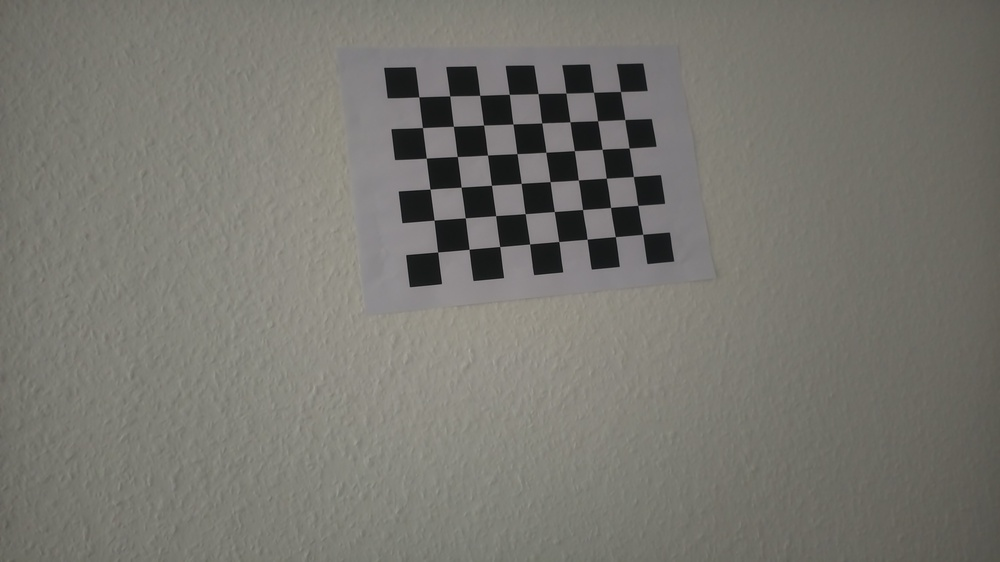
#> input picture Data/Calibration_data/using/IMG_23_2024-04-25_14-33-05.jpg, 1000 x 562 px, shrunk from 4608 x 2592 before the run, given in place of Calibration_data, which was not available
$ jupyter execute --allow-errors test.ipynb
#> lines starting #> are read from the running program, lines starting #| are printed output that depends on the picture; after the words box and inside, x2 and y2 are one past the last pixel; in counts of white or black regions, pixels touching at a corner belong together
[cell 1]
import cv2
import numpy as np
import matplotlib.pyplot as plt
import os
import copy

[cell 2]
import os
import matplotlib.animation as animation

list_imgs = os.listdir("data/")

# img_threshs = np.zeros((687, 465,len(list_imgs)))
img_threshs = []

# fig, ax = plt.subplots()

i = 0
# for img in list_imgs:
img_ = list_imgs[i]
image = cv2.imread(os.path.join("data/",img_), cv2.IMREAD_COLOR)
#> image is the input picture: shape (562, 1000, 3); mean B, G, R 111.5, 118.1, 119.5
# img = image.copy()
# img = cv2.medianBlur(image,5)
img_gray = cv2.cvtColor(image, cv2.COLOR_BGR2GRAY)
_, thresh = cv2.threshold(img_gray, int(img_gray.max()/2), img_gray.max(), 0)
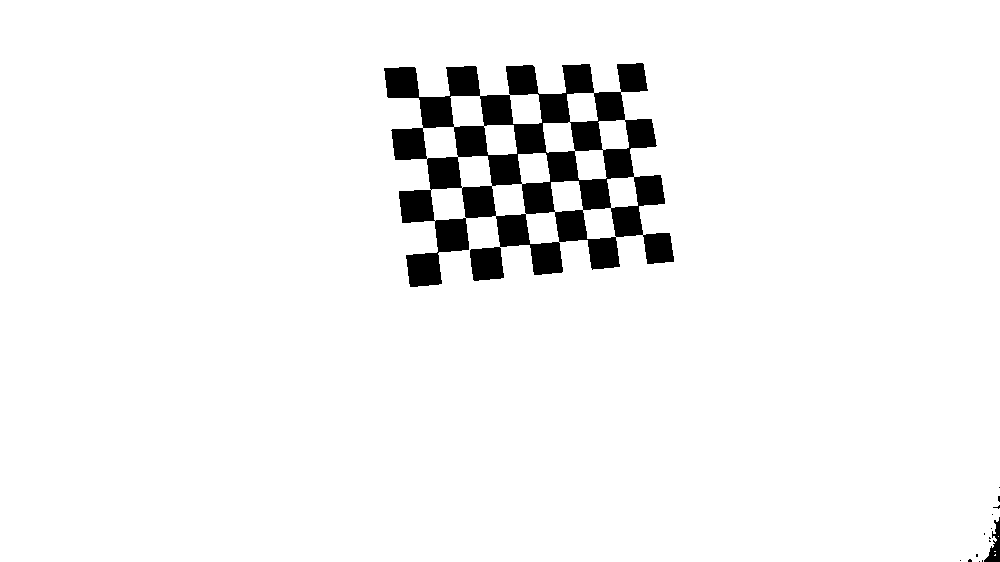
#> thresh: shape (562, 1000); values 0 (black) and 169 (white), 94.9% white; 15 black regions (13 under 20 px), largest, box (x1, y1, x2, y2) and area: (384, 63, 674, 287) 28243, (984, 517, 1000, 562) 315
# plt.imshow(img)
circles = cv2.HoughCircles(thresh,cv2.HOUGH_GRADIENT,2,20,
                        param1=50,param2=30,minRadius=95,maxRadius=110)
#> circles = None
if circles is None:
    print("Failed")
else:
    circles = np.uint16(np.around(circles))
    for i in circles[0,:]:
        # draw the outer circle
        cv2.circle(img_gray,(i[0],i[1]),i[2],(0,255,0),2)
        # draw the center of the circle
        cv2.circle(img_gray,(i[0],i[1]),2,(0,0,255),3)
    #
    #
    plt.imshow(img_gray,cmap="gray")
    # [6 lines of commented-out code are left out]

[cell 3]
circles

[cell 4]
# Load your image

def thresh_bw_image(img_path:str):
    """
    parameter:
    image(String) = path to image file (png, jpeg)

    return:
    bw_image(cv2.image_array/numpy_image_array)
    """
    image = cv2.imread(img_path, cv2.IMREAD_COLOR)
    img = image.copy()
    # img = cv2.medianBlur(img,5)
    img = cv2.GaussianBlur(img,(5, 5), 0)
    img_gray = cv2.cvtColor(img, cv2.COLOR_BGR2GRAY)

    _, bw_image = cv2.threshold(img_gray, int(img_gray.max()/2), img_gray.max(), 0)
    return bw_image,img_gray

# Load image
n = 0

list_imgs = os.listdir("data/")
dict_cent = {}
# img_path = os.path.join("data/",list_imgs[n])

img_row = int(len(list_imgs)/5)
img_cols = 5

#> (the rest of this cell did not finish here and is left out)

[cell 5]
img_file = list(dict_cent.keys())

[cell 6]
import csv

output_path = "centers.csv"
with open(output_path, 'w', newline='') as f:
    # Create a CSV writer object
    writer = csv.writer(f)
    for row in dict_cent.items():
        writer.writerow(row)


$ run again, on Data/First_field_data/calibrated_filtered_cropped/Calib_filtered/IMG_13029_2024-02-05_10-24-31.jpg
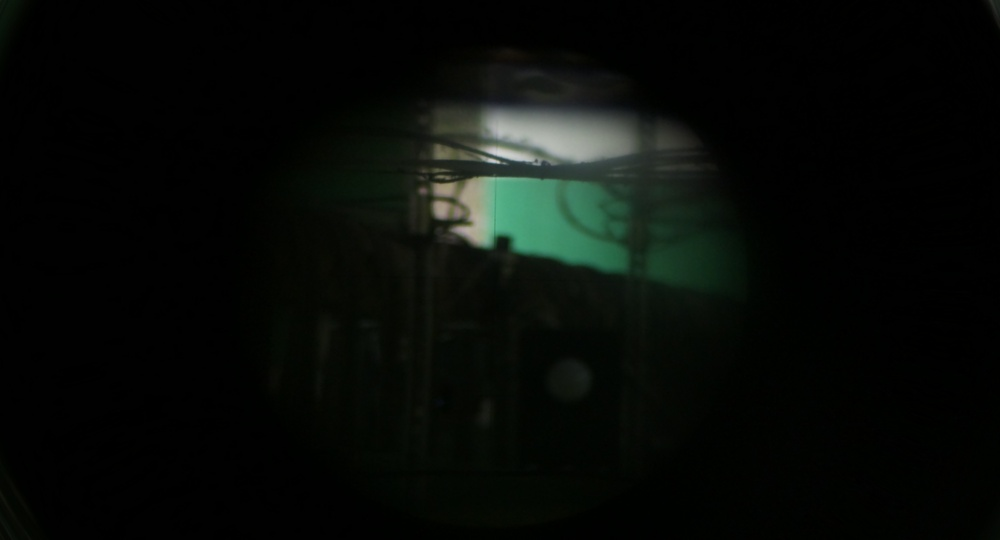
#> input picture Data/First_field_data/calibrated_filtered_cropped/Calib_filtered/IMG_13029_2024-02-05_10-24-31.jpg, 1000 x 540 px, shrunk from 4573 x 2469 before the run, given in place of Calibration_data, which was not available
#> image is the input picture: shape (540, 1000, 3); mean B, G, R 8, 11.1, 7.8
#> `img_gray = cv2.cvtColor(image, cv2.COLOR_BGR2GRAY)`:
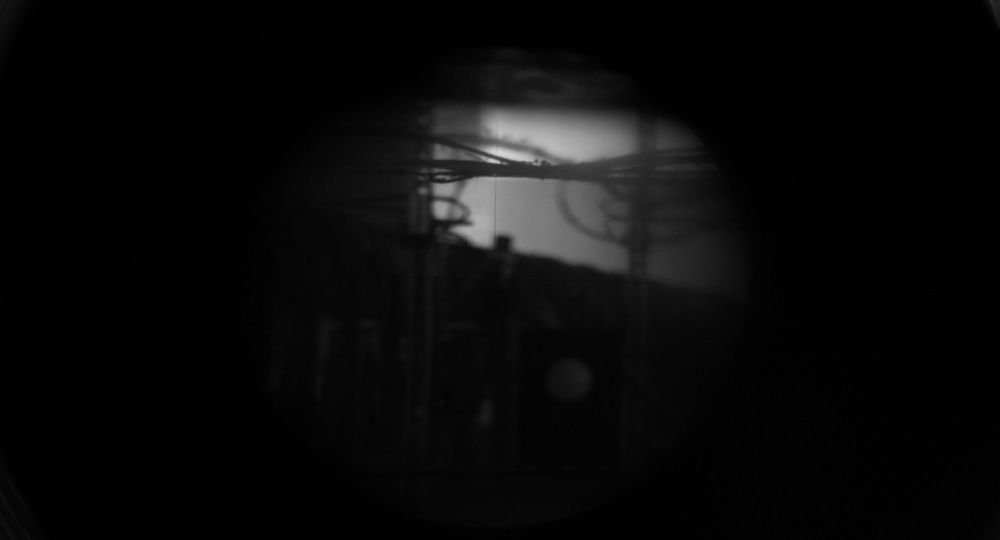
#> img_gray: shape (540, 1000); min 0, max 213, mean 9.7
#> `_, thresh = cv2.threshold(img_gray, int(img_gray.max()/2), img_gray.ma..`:
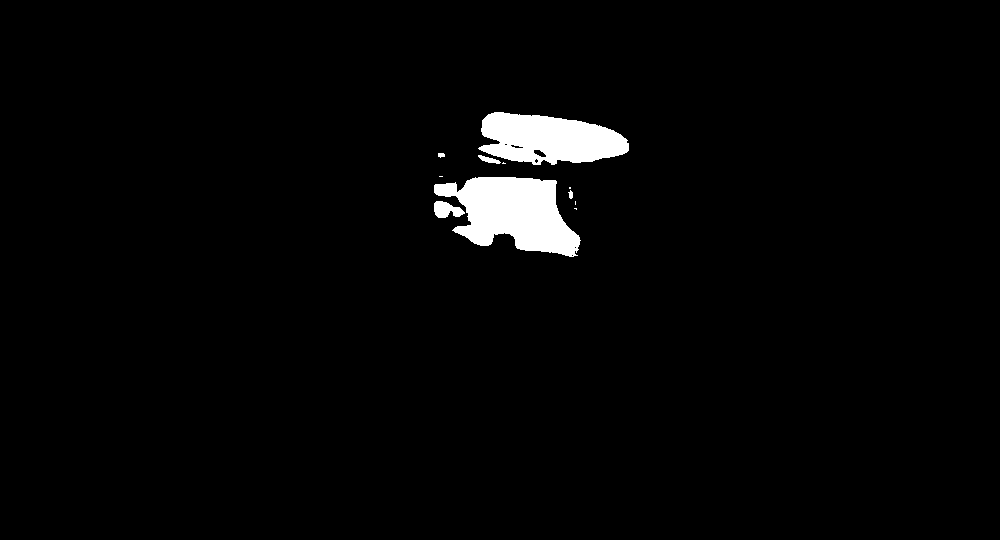
#> thresh: shape (540, 1000); values 0 (black) and 213 (white), 2.5% white; 11 white regions (5 under 20 px), largest, box (x1, y1, x2, y2) and area: (434, 177, 581, 257) 7212, (478, 112, 629, 165) 5659, (434, 201, 465, 218) 346, (478, 155, 501, 164) 98, (568, 190, 573, 199) 30, (438, 153, 445, 158) 28
#> circles = None
